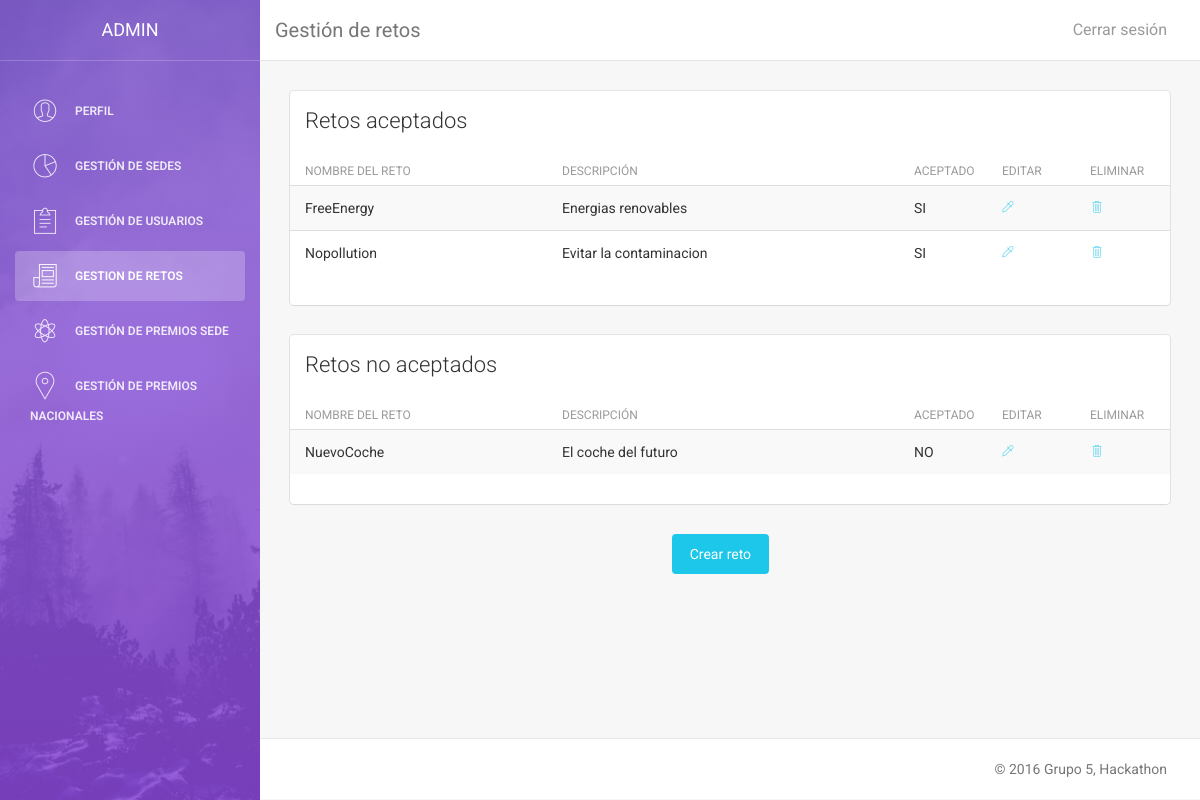
Screenshot of /vistas/admin/a_retos.php (signed in) with the database file from the repository.
### tables this page shows
CREATE TABLE IF NOT EXISTS Reto (
  `idReto` VARCHAR(50) NOT NULL,
	`DescReto` VARCHAR(500),
  `Aceptado` TINYINT(1) NOT NULL DEFAULT 0,
  PRIMARY KEY (`idReto`));

### modelo/esp.php (called while the page is built, shortened)
<?php
$idioma["aceptar"] = "Aceptar";
$idioma["cancelar"] = "Cancelar";
$idioma["editar"] = "Editar";
$idioma["eliminar"] = "Eliminar";
$idioma["volver"] = "Volver";
$idioma["crear"] = "Crear";
$idioma["modificar"] = "Modificar";
$idioma["cerrar"] = "Cerrar sesión";
$idioma["si"] = "SI";
$idioma["no"] = "NO";
$idioma['perfil'] = "Perfil";
$idioma['editar_perfil'] = "Editar perfil";
$idioma["login_introduccion"] = "Bienvenido a la pagina del Hackaton.";
$idioma["login_introduccion2"] = "El mayor evento de retos del mundo";
$idioma["login_logueate"] = "Logueate en nuestro sitio";
$idioma["login_introduzca"] = "Introduzca su usario y contraseña para entrar:";
$idioma["login_usuario"] = "Usuario";
$idioma["login_pass"] = "Contraseña";
$idioma["login_aceptar"] = "Entra!";
$idioma["login_registrar"] = "Regístrate";
$idioma["login_or"] = "o si no...";
$idioma["login_visita"] = "Mira los retos";
$idioma["login_retos"] = "Retos";
$idioma['login_frase_retos'] = "¡¡Aqui puedes ver todos los retos!!";
$idioma['volver_login'] = "Volver al login";
$idioma['crear_reto'] = "¡Crea un reto!";
$idioma["registro_introduccion"] = "Bienvenido a la pagina del Hackaton.";
$idioma["registro_introduccion2"] = "El mayor evento de retos del mundo";
$idioma["registro_registrate"] = "Regístrate en nuestro sitio";
$idioma["registro_introduzca"] = "Rellena los campos para regístrarte:";
$idioma["registro_usuario"] = "Usuario";
$idioma["registro_sede"] = "Sede";
$idioma["registro_nombre"] = "Nombre";
$idioma["registro_pass"] = "Contraseña";
$idioma["registro_email"] = "Correo";
$idioma["registro_equipo"] = "Equipo";
$idioma["registro_aceptar"] = "Regístrate";
$idioma["registro_volver"] = "Volver";
$idioma["reto_introduce"] = "Completa los siguientes campos";
$idioma["gestion_retos"] = "Gestión de retos";
$idioma["retoSi"] = "Retos aceptados";
$idioma["retoNo"] = "Retos no aceptados";
$idioma["reto_nombre"] = "Nombre del reto";
$idioma["reto_descripcion"] = "Descripción";
$idioma["reto_aceptado"] = "Aceptado";
$idioma["reto_crear"] = "Crear reto";
$idioma["reto_modificar"] = "Modificar reto";
$idioma["nueva_sede"] = "Nueva Sede";
$idioma["id_Sede"] = "Introduzca Ubicación";
$idioma['retos'] = "Retos";
$idioma['gestion_votos_sede'] = "Gestion de votaciones sede";
$idioma['js_no_pn'] = "No hay premios nacionales en plazo de votación sede";
$idioma['js_no_ps'] = "No hay premios sede en plazo de votación";
$idioma['premios_sede'] = "Premios sede";
$idioma['premios_nacional'] = "Premios nacionales";
$idioma['premio'] = "Premio";
$idioma['fi'] = "Fecha inicio";
$idioma['ff'] = "Fecha fin";
$idioma['votar'] = "Votar";
$idioma['titulo'] = "Titulo";
?>

### modelo/model_reto.php (called while the page is built, shortened)
<?php
include_once 'connect_DB.php';
class Reto {
    public function listarSi(){
        $db = new Database();
        $si = 1;
        $sqlRetos = $db->consulta("SELECT * FROM Reto WHERE Aceptado= '$si';");
        $arrayRetos = array();
        while ($row = mysqli_fetch_assoc($sqlRetos)) {
            $arrayRetos[] = $row;
        }
        return $arrayRetos;
    }
    public function listarNo(){
        $db = new Database();
        $no=0;
        $sqlRetos = $db->consulta("SELECT * FROM Reto WHERE Aceptado= '$no';");
        $arrayRetos = array();
        while ($row = mysqli_fetch_assoc($sqlRetos)) {
            $arrayRetos[] = $row;
        }
        return $arrayRetos;
    }
}
?>

### modelo/connect_DB.php (called while the page is built, shortened)
<?php
class Database {
    var $conexion;
    public function __construct($host="localhost",$user="admin_hackaton",
                                $pass="iu", $db="et1_hackaton"){
        $this->conexion = mysqli_connect($host, $user, $pass, $db);
    }
    public function consulta($sentencia){
        return mysqli_query($this->conexion,$sentencia);
    }
}
?>

### vistas/admin/a_retos.php (the view, shortened to what this page needs)
<!doctype html>
<html lang="en">
    <?php
include_once '../../modelo/model_reto.php';
$retoSi = new Reto();
$retoNo = new Reto();
$retosSi = $retoSi->listarSi();
$retosNo = $retoNo->listarNo();
    ?>
    <body>
        <div class="wrapper">
            <?php include_once '../Sidebars/a_sidebar.php'; a_sidebar('', '', '', 'class="active"',  '', '');?>
            <div class="main-panel">
                <nav class="navbar navbar-default navbar-fixed">
                    <div class="container-fluid">
                        <div class="navbar-header">
                            <a class="navbar-brand" href="#"><?php echo $idioma["gestion_retos"]; ?></a>
                        </div>
                        <div class="collapse navbar-collapse">
                            <ul class="nav navbar-nav navbar-right">
                                <li>
                                    <a href="../../controladores/ctrl_log_out.php">
                                        <?php echo $idioma["cerrar"]; ?>
                                    </a>
                                </li>
                            </ul>
                        </div>
                    </div>
                </nav>
                <div class="content">
                    <div class="container-fluid">
                        <div class="row">
                            <div class="col-md-12">
                                <div class="card">
                                    <div class="header">
                                        <h4 class="title"><?php echo $idioma['retoSi'];?></h4>
                                    </div>
                                    <div class="content table-responsive table-full-width">
                                        <table class="table table-hover table-striped">
                                            <thead>
                                                <th><?php echo $idioma["reto_nombre"]; ?></th>
                                                <th><?php echo $idioma["reto_descripcion"]; ?></th>
                                                <th><?php echo $idioma["reto_aceptado"]; ?></th>
                                                <th><?php echo $idioma["editar"]; ?></th>
                                                <th><?php echo $idioma["eliminar"]; ?></th>
                                            </thead>
                                            <tbody>
                                                <?php foreach ($retosSi as $rs){ ?>
                                                <tr>
                                                    <td width='30%'><?php echo $rs['idReto'];?></td>
                                                    <td width='40%'><?php echo $rs['DescReto'];?></td>
                                                    <td width='10%'><?php if($rs['Aceptado']==1) echo "SI";?></td>
                                                    <td width='10%'><a href="a_reto_mod.php?reto=<?php echo $rs['idReto'];?>"><i class="pe-7s-eyedropper"></i></a></td>
                                                    <td width='10%'><a href="a_reto_del.php?reto=<?php echo $rs['idReto'];?>"><i class="pe-7s-trash"></i></a></td>
                                                </tr>
                                                <?php }?>
                                            </tbody>
                                        </table>
                                    </div>
                                </div>
                                <div class="card">
                                    <div class="header">
                                        <h4 class="title"><?php echo $idioma['retoNo'];?></h4>
                                    </div>
                                    <div class="content table-responsive table-full-width">
                                        <table class="table table-hover table-striped">
                                            <thead>
                                                <th><?php echo $idioma["reto_nombre"]; ?></th>
                                                <th><?php echo $idioma["reto_descripcion"]; ?></th>
                                                <th><?php echo $idioma["reto_aceptado"]; ?></th>
                                                <th><?php echo $idioma["editar"]; ?></th>
                                                <th><?php echo $idioma["eliminar"]; ?></th>
                                            </thead>
                                            <tbody>
                                                <?php foreach ($retosNo as $rn){ ?>
                                                <tr>
                                                    <td width='30%'><?php echo $rn['idReto'];?></td>
                                                    <td width='40%'><?php echo $rn['DescReto'];?></td>
                                                    <td width='10%'><?php if($rn['Aceptado']==0) echo "NO";?></td>
                                                    <td width='10%'><a href="a_reto_mod.php?reto=<?php echo $rn['idReto'];?>"><i class="pe-7s-eyedropper"></i></a></td>
                                                    <td width='10%'><a href="a_reto_del.php?reto=<?php echo $rn['idReto'];?>"><i class="pe-7s-trash"></i></a></td>
                                                </tr>
                                                <?php }?>
                                            </tbody>
                                        </table>
                                    </div>
                                </div>
                            </div>
                        </div>
                        <div class="col-md-2 col-md-offset-5">
                            <a class="btn btn-info btn-fill boton" href="a_reto_nuevo.php"><?php echo $idioma["reto_crear"]; ?></a>
                        </div>
                    </div>
                </div>
                <footer class="footer">
                    <div class="container-fluid">
                        <p class="copyright pull-right"> &copy; 2016 Grupo 5, Hackathon</p>
                    </div>
                </footer>
            </div>
        </div>
    </body>
</html>

### css/nuestro.css (style rules this page uses)
.boton { text-decoration: none; color: white; }

### rows the page displays
reto: idReto "FreeEnergy", DescReto "Energias renovables", Aceptado "SI"
reto: idReto "Nopollution", DescReto "Evitar la contaminacion", Aceptado "SI"
reto: idReto "NuevoCoche", DescReto "El coche del futuro", Aceptado "NO"

### other values shown
$idioma["gestion_retos"] "Gestión de retos"
$idioma["cerrar"] "Cerrar sesión"
$idioma['retoSi'] "Retos aceptados"
$idioma["reto_nombre"] "NOMBRE DEL RETO"
$idioma["reto_descripcion"] "DESCRIPCIÓN"
$idioma["reto_aceptado"] "ACEPTADO"
$idioma["editar"] "EDITAR"
$idioma["eliminar"] "ELIMINAR"
$idioma['retoNo'] "Retos no aceptados"
$idioma["reto_crear"] "Crear reto"
